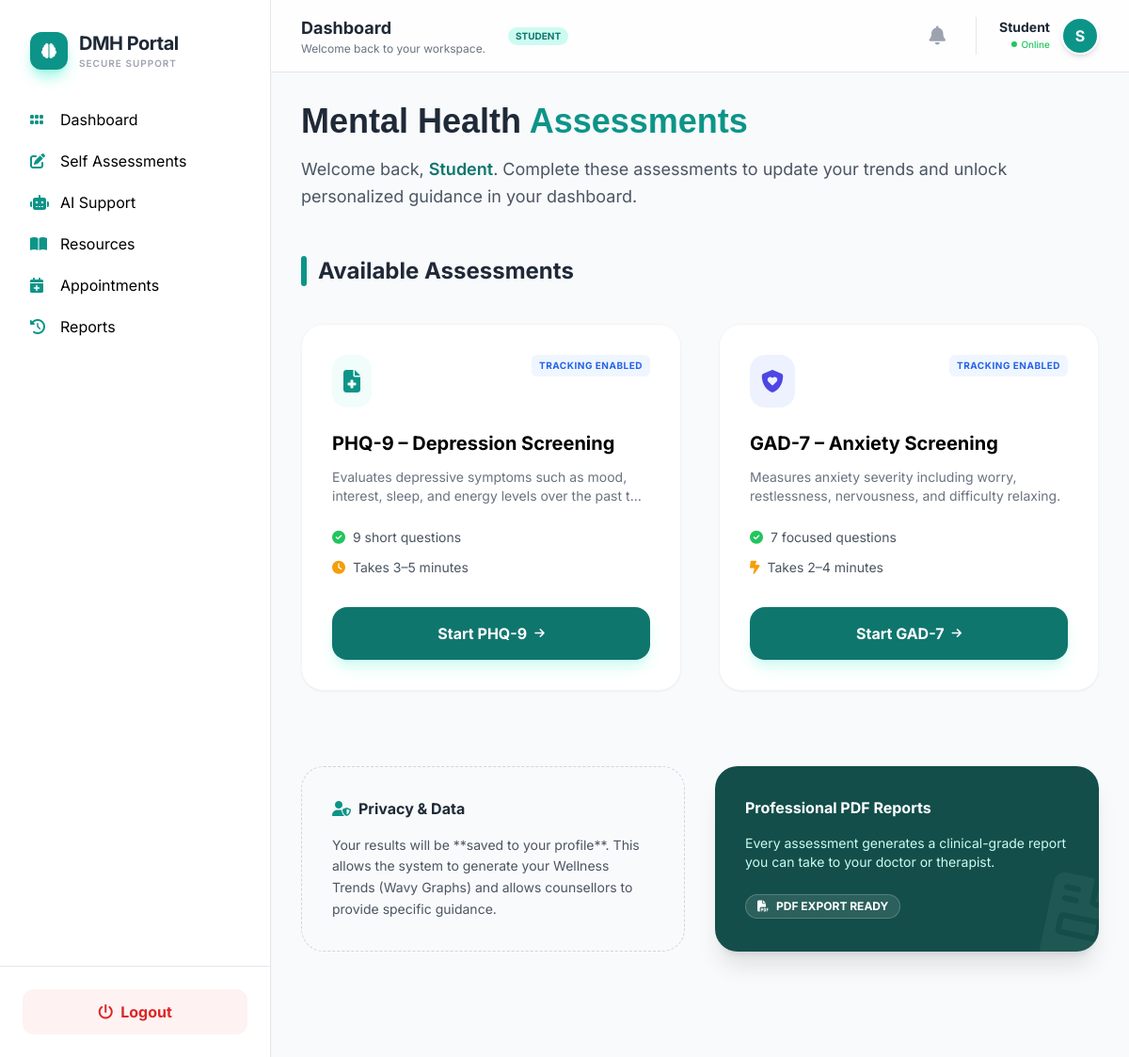
The app's page /assessments/ (signed in) with its own data.
### accounts/models.py (models this page shows, shortened)
class User(AbstractUser):
    ROLE_CHOICES = (
        ('student', 'Student'),
        ('counsellor', 'Counsellor'),
        ('peer', 'Peer Volunteer'),
        ('admin', 'Admin'),
    )
    role = models.CharField(max_length=20, choices=ROLE_CHOICES, default='student')
    anonymous_id = models.UUIDField(default=uuid.uuid4, editable=False)
    is_approved = models.BooleanField(default=False)
    login_count = models.PositiveIntegerField(default=0) # Track login counts

### assessments/views.py (the view)
# urls.py: path("", views.assessment_home, name="assessments_home"),
def assessment_home(request):
    return render(request, "assessments/index.html")

### dashboard/context_processors.py (called while the page is built)
def notification_context(request):
    if request.user.is_authenticated:
        notifications = Notification.objects.filter(user=request.user).order_by('-created_at')[:5]
        unread_count = Notification.objects.filter(user=request.user, is_read=False).count()
        return {
            'nav_notifications': notifications,
            'unread_notif_count': unread_count
        }
    return {}

### templates/assessments/index.html (shortened to what this page needs)
{% extends request.user.is_authenticated|yesno:"base2.html,base.html" %}
{% block content %}
<div class="animate-fade-in">
    <section class="mb-12 max-w-4xl">
        <h1 class="text-4xl font-extrabold mb-4 text-gray-800" style="font-family: 'Poppins', sans-serif;">
            Mental Health <span class="text-teal-600">Assessments</span>
        </h1>
        <p class="text-gray-600 leading-relaxed text-lg">
            {% if request.user.is_authenticated %}
                Welcome back, <span class="font-semibold text-teal-700">{{ request.user.username }}</span>.
                Complete these assessments to update your trends and unlock personalized guidance in your dashboard.
            {% else %}
                Scientifically validated self-assessment tools designed to help you understand your emotional wellbeing.
                You may begin <span class="font-semibold text-green-600">anonymously</span> or sign in to unlock progress tracking.
            {% endif %}
        </p>
    </section>
    <section class="mb-20">
        <div class="flex items-center gap-3 mb-10">
            <div class="h-8 w-1.5 bg-teal-600 rounded-full"></div>
            <h2 class="text-2xl font-bold text-gray-800">Available Assessments</h2>
        </div>
        <div class="grid md:grid-cols-2 gap-10">
            <div class="group bg-white p-8 rounded-3xl border border-gray-100 shadow-sm hover:shadow-2xl hover:-translate-y-2 transition-all duration-300">
                <div class="flex justify-between items-start mb-6">
                    <div class="p-3 bg-teal-50 rounded-2xl text-teal-600 group-hover:bg-teal-600 group-hover:text-white transition-colors">
                        <i class="fa-solid fa-file-medical text-2xl"></i>
                    </div>
                    {% if request.user.is_authenticated %}
                        <span class="text-[10px] font-bold uppercase tracking-wider px-2 py-1 bg-blue-50 text-blue-600 rounded-md">Tracking Enabled</span>
                    {% endif %}
                </div>
                <h3 class="text-xl font-bold mb-3">PHQ-9 – Depression Screening</h3>
                <p class="text-sm text-gray-500 mb-6 line-clamp-2">
                    Evaluates depressive symptoms such as mood, interest, sleep, and energy levels over the past two weeks.
                </p>
                <ul class="text-sm text-gray-600 mb-8 space-y-3">
                    <li class="flex items-center gap-2">
                        <i class="fa-solid fa-circle-check text-green-500"></i> 9 short questions
                    </li>
                    <li class="flex items-center gap-2">
                        <i class="fa-solid fa-clock text-amber-500"></i> Takes 3–5 minutes
                    </li>
                </ul>
                <a href="/assessments/phq9/"
                   class="flex items-center justify-center gap-2 w-full py-4 rounded-2xl bg-teal-700 text-white font-bold hover:bg-teal-800 shadow-lg shadow-teal-100 transition-all">
                    Start PHQ-9 <i class="fa-solid fa-arrow-right text-xs"></i>
                </a>
            </div>
            <div class="group bg-white p-8 rounded-3xl border border-gray-100 shadow-sm hover:shadow-2xl hover:-translate-y-2 transition-all duration-300">
                <div class="flex justify-between items-start mb-6">
                    <div class="p-3 bg-indigo-50 rounded-2xl text-indigo-600 group-hover:bg-indigo-600 group-hover:text-white transition-colors">
                        <i class="fa-solid fa-shield-heart text-2xl"></i>
                    </div>
                    {% if request.user.is_authenticated %}
                        <span class="text-[10px] font-bold uppercase tracking-wider px-2 py-1 bg-blue-50 text-blue-600 rounded-md">Tracking Enabled</span>
                    {% endif %}
                </div>
                <h3 class="text-xl font-bold mb-3">GAD-7 – Anxiety Screening</h3>
                <p class="text-sm text-gray-500 mb-6 line-clamp-2">
                    Measures anxiety severity including worry, restlessness, nervousness, and difficulty relaxing.
                </p>
                <ul class="text-sm text-gray-600 mb-8 space-y-3">
                    <li class="flex items-center gap-2">
                        <i class="fa-solid fa-circle-check text-green-500"></i> 7 focused questions
                    </li>
                    <li class="flex items-center gap-2">
                        <i class="fa-solid fa-bolt-lightning text-amber-500"></i> Takes 2–4 minutes
                    </li>
                </ul>
                <a href="/assessments/gad7/"
                   class="flex items-center justify-center gap-2 w-full py-4 rounded-2xl bg-teal-700 text-white font-bold hover:bg-teal-800 shadow-lg shadow-teal-100 transition-all">
                    Start GAD-7 <i class="fa-solid fa-arrow-right text-xs"></i>
                </a>
            </div>
        </div>
    </section>
    <section class="mb-20 grid md:grid-cols-2 gap-8">
        <div class="bg-gray-50 p-8 rounded-3xl border border-dashed border-gray-300">
            <h4 class="font-bold text-gray-800 mb-4 flex items-center gap-2">
                <i class="fa-solid fa-user-shield text-teal-600"></i> Privacy & Data
            </h4>
            <p class="text-sm text-gray-600 leading-relaxed">
                {% if request.user.is_authenticated %}
                    Your results will be **saved to your profile**. This allows the system to generate your
                    Wellness Trends (Wavy Graphs) and allows counsellors to provide specific guidance.
                {% else %}
                    You are in **Anonymous Mode**. Results are processed instantly for your viewing and PDF download.
                    No data is stored on our servers once you close this session.
                {% endif %}
            </p>
        </div>
        <div class="bg-teal-900 p-8 rounded-3xl text-white shadow-xl relative overflow-hidden">
            <div class="relative z-10">
                <h4 class="font-bold mb-4">Professional PDF Reports</h4>
                <p class="text-sm text-teal-100 mb-6">
                    Every assessment generates a clinical-grade report you can take to your doctor or therapist.
                </p>
                <div class="flex items-center gap-2 text-xs font-bold bg-white/10 w-fit px-3 py-1 rounded-full border border-white/20">
                    <i class="fa-solid fa-file-pdf"></i> PDF EXPORT READY
                </div>
            </div>
            <i class="fa-solid fa-file-invoice absolute -right-4 -bottom-4 text-8xl text-white/5 rotate-12"></i>
        </div>
    </section>
</div>
{% endblock %}

### templates/base2.html (shortened to what this page needs)
<!DOCTYPE html>
<html lang="en">
<head>
    <link rel="stylesheet" href="https://cdnjs.cloudflare.com/ajax/libs/font-awesome/6.4.2/css/all.min.css">
    <script src="https://cdn.tailwindcss.com"></script>
</head>
<body class="bg-[var(--bg)] min-h-screen flex">
<aside class="w-72 bg-white border-r shadow-sm hidden md:flex flex-col sticky top-0 h-screen">
    <div class="p-8">
        <div class="flex items-center gap-3">
            <div class="w-10 h-10 bg-teal-600 rounded-xl flex items-center justify-center text-white shadow-lg shadow-teal-200">
                <i class="fa-solid fa-brain"></i>
            </div>
            <div>
                <h2 class="text-xl font-bold text-gray-800 tracking-tight">DMH Portal</h2>
                <p class="text-[10px] text-gray-400 uppercase tracking-widest font-semibold">Secure Support</p>
            </div>
        </div>
    </div>
    <nav class="flex-1 px-4 space-y-1 overflow-y-auto">
        {% if user.role == 'student' %}
            {% include "partials/sidebar_student.html" %}
        {% elif user.role == 'counsellor' %}
            {% include "partials/sidebar_counsellor.html" %}
        {% elif user.role == 'peer' %}
            {% include "partials/sidebar_volunteer.html" %}
        {% elif user.role == 'admin' %}
            {% include "partials/sidebar_admin.html" %}
        {% endif %}
    </nav>
    <div class="p-6 border-t">
        <a href="/auth/logout/"
           class="flex items-center justify-center gap-2 px-4 py-3 rounded-xl bg-red-50 text-red-600 font-bold hover:bg-red-100 transition duration-200">
            <i class="fa-solid fa-power-off"></i> Logout
        </a>
    </div>
</aside>
<div class="flex-1 flex flex-col min-w-0 overflow-hidden">
    <header class="bg-white/80 backdrop-blur-md border-b sticky top-0 z-40 px-8 py-4 flex justify-between items-center">
        <div class="flex items-center gap-4">
             <div class="hidden sm:block">
                <h1 class="text-lg font-bold text-gray-800">
                    {% block page_title %}Dashboard{% endblock %}
                </h1>
                <p class="text-xs text-gray-500">
                    {% block page_subtitle %}Welcome back to your workspace.{% endblock %}
                </p>
             </div>
             <span class="bg-teal-100 text-teal-700 text-[10px] uppercase font-bold px-2 py-0.5 rounded-full ml-2">
                {{ user.role }}
             </span>
        </div>
        <div class="flex items-center gap-6">
            <div class="relative">
                <button id="notifButton" class="relative p-2 text-gray-400 hover:text-teal-600 transition-colors focus:outline-none">
                    <i class="fa-solid fa-bell text-xl"></i>
                </button>
            </div>
            <div class="flex items-center gap-3 border-l pl-6">
                <div class="text-right hidden sm:block">
                    <p class="text-sm font-bold text-gray-800 leading-none mb-1">{{ user.username }}</p>
                    <p class="text-[10px] text-green-500 font-medium flex items-center justify-end gap-1">
                        <span class="w-1.5 h-1.5 bg-green-500 rounded-full"></span> Online
                    </p>
                </div>
                <div class="w-10 h-10 bg-teal-600 rounded-full border-2 border-white shadow-md flex items-center justify-center text-white font-bold">
                    {{ user.username|first|upper }}
                </div>
            </div>
        </div>
    </header>
    <main class="flex-1 p-8 overflow-y-auto bg-[#f8fafc]">
        <div class="max-w-7xl mx-auto">
            {% block content %}{% endblock %}
        </div>
    </main>
</div>
</body>
</html>

### templates/base2.html (style rules this page uses)
:root { --accent: #0f766e; --bg: #f8fafc; --card: #ffffff; }
body { font-family: 'Inter', sans-serif; }
.animate-fade-in { animation: fadeIn 0.2s ease-out; }

### templates/assessments/index.html (style rules this page uses)
.animate-fade-in { animation: fade-in 0.6s ease-out forwards; }

### records on screen
User: role "STUDENT", username "Student", username|first "S", user.username "Student"
